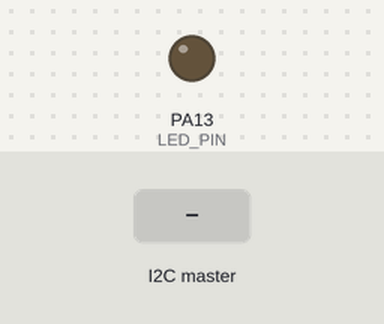
Bench run of a sketch on a simulated STM32 Blue Pill. On the bench: output pins drawn as LEDs (lit = HIGH). The inputs (shaded band) are chosen by the test bench. What the sketch prints to the serial monitor is not drawn.

Above: at 1.2 s.
1.3 s: the I2C master sends the byte 1
At 2.3 s:
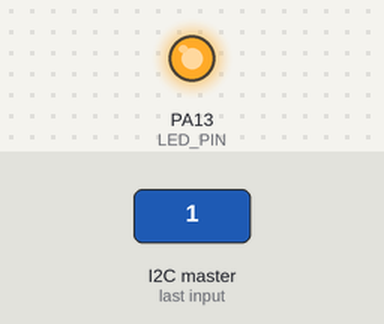
2.8 s: the I2C master sends the byte 0
At 3.5 s:
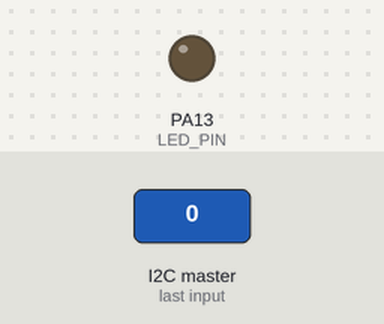
Timing chart, 0 to 5.8 s (numbered marks = the images above; inputs shaded):
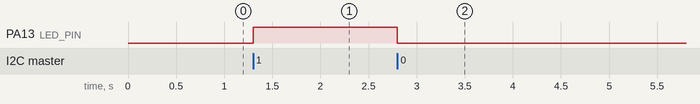

Measured:
- after the input at 1.3 s, PA13 (LED_PIN): LOW → HIGH at once
- after the input at 2.8 s, PA13 (LED_PIN): HIGH → LOW at once

The sketch:

arduino_slave.ino
```cpp
/*
 * Kyambogo University - Dept of Electrical & Electronic Engineering
 * TETE 3102 Microcontrollers and Applications
 * Task 7: Arduino Uno I2C Slave (Address 0x08)
 * Authors: Group 4 (Mukama Robert, Nabudere Zerubabel, Nanfuka Shakirah, Kidega Wilkie Cephas)
 *
 * Receives: Command byte from STM32 Master to control Arduino pin 13 LED.
 * Sends: 2 bytes representing 10-bit analog reading from Potentiometer (A0).
 */

#include <Wire.h>

#define SLAVE_ADDRESS 0x08
#define POT_PIN       A0
#define LED_PIN       13

volatile uint16_t latestADC = 0;
volatile uint8_t  ledState  = 0;

void requestEvent() {
  // Read current analog value
  latestADC = analogRead(POT_PIN);
  uint8_t msb = (latestADC >> 8) & 0xFF;
  uint8_t lsb = latestADC & 0xFF;

  // Transmit 2 bytes back to Master
  Wire.write(msb);
  Wire.write(lsb);
}

void receiveEvent(int bytes) {
  while (Wire.available()) {
    ledState = Wire.read();
    digitalWrite(LED_PIN, (ledState == 0x01) ? HIGH : LOW);
  }
}

void setup() {
  pinMode(LED_PIN, OUTPUT);
  digitalWrite(LED_PIN, LOW);

  Wire.begin(SLAVE_ADDRESS);
  Wire.onRequest(requestEvent);
  Wire.onReceive(receiveEvent);

  Serial.begin(115200);
  Serial.println("Arduino Uno I2C Slave initialized at 0x08");
}

void loop() {
  delay(100);
}
```
